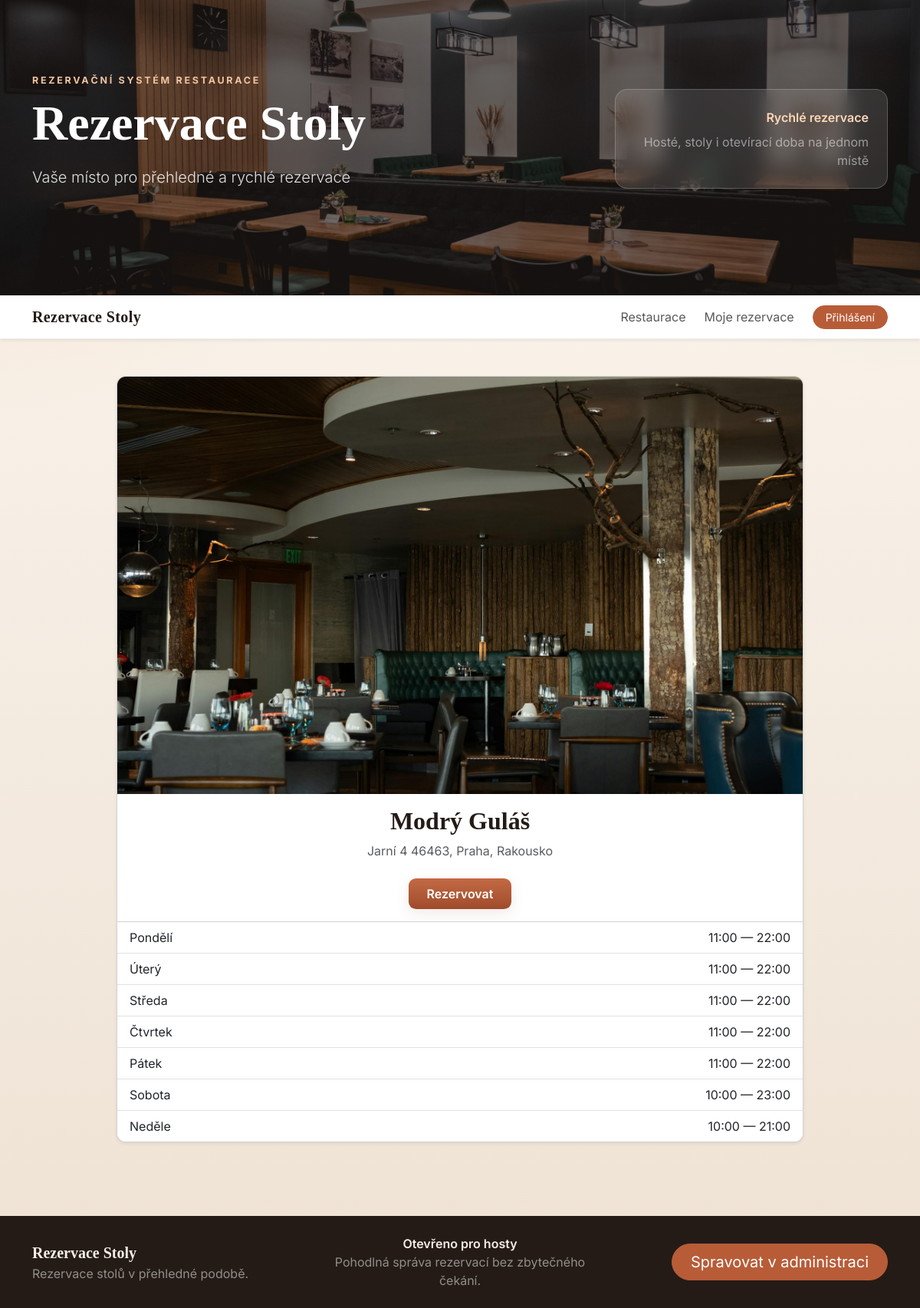
The page /restaurace/23/ on the database its author committed.
### knihovna/models.py (models this page shows, shortened)
class Restaurace(models.Model):
    nazev = models.CharField(max_length=100)
    adresa = models.ForeignKey('Adresa', on_delete=models.CASCADE)
    image = models.ImageField(upload_to='restaurace/', blank=True, null=True)
    class Meta:
        verbose_name = "Restaurace"
        verbose_name_plural = "Restaurace"

class Adresa(models.Model):
    ulice = models.CharField(max_length=100)
    psc = models.CharField(validators=[PSC_REGEX], max_length=10)
    mesto = models.ForeignKey(Mesto, on_delete=models.CASCADE, validators=[MESTO_REGEX])
    def __str__(self):
        return f"{self.ulice} {self.psc}, {self.mesto}"
    class Meta:
        verbose_name = "Adresa"
        verbose_name_plural = "Adresy"

class Mesto(models.Model):
    nazev = models.CharField(max_length=100)
    stat = models.ForeignKey(Stat, on_delete=models.CASCADE)
    def __str__(self):
        return f"{self.nazev}, {self.stat}"
    class Meta:
        verbose_name = "Město"
        verbose_name_plural = "Města"

class Stat(models.Model):
    nazev = models.CharField(max_length=100)
    def __str__(self):
        return self.nazev
    class Meta:
        verbose_name = "Stát"
        verbose_name_plural = "Státy"

class Oteviraci_doba(models.Model):
    Restaurace = models.ForeignKey('Restaurace', on_delete=models.CASCADE)
    den = models.CharField(max_length=20, choices=[
        ('pondeli', 'Pondělí'),
        ('utery', 'Úterý'),
        ('streda', 'Středa'),
        ('ctvrtek', 'Čtvrtek'),
        ('patek', 'Pátek'),
        ('sobota', 'Sobota'),
        ('nedele', 'Neděle')
    ])
    otevreno_od = models.TimeField()
    otevreno_do = models.TimeField()
    class Meta:
        verbose_name = "Otevírací doba"
        verbose_name_plural = "Otevírací doby"

### knihovna/views.py (the view)
# urls.py: path('restaurace/<int:pk>/', restaurant_detail, name='restaurant_detail'),
def restaurant_detail(request, pk):
    restaurant = get_object_or_404(Restaurace, pk=pk)
    opening_hours = Oteviraci_doba.objects.filter(Restaurace=restaurant)
    return render(request, 'restaurants/restaurace_detail.html', {
        'restaurant': restaurant,
        'opening_hours': opening_hours,
    })

### knihovna/templates/restaurants/restaurace_detail.html (shortened to what this page needs)
{% extends "base.html" %}
{% block content %}
<div class="restaurant-detail-container">
    <div class="card restaurant-detail-card mx-auto shadow-sm">
        {% if restaurant.image %}
        <div class="restaurant-detail-image-wrap">
            <img src="{{ restaurant.image.url }}" alt="{{ restaurant.nazev }}" class="restaurant-detail-image">
        </div>
        {% elif image_url %}
        <div class="restaurant-detail-image-wrap">
            <img src="{{ image_url }}" alt="{{ restaurant.nazev }}" class="restaurant-detail-image">
        </div>
        {% else %}
        <div class="alert alert-info m-3">No image available for this restaurant.</div>
        {% endif %}
        <div class="card-body text-center">
            <h1 class="restaurant-detail-name mb-2">{{ restaurant.nazev }}</h1>
            {% if restaurant.adresa %}
            <div class="text-muted mb-2">{{ restaurant.adresa }}</div>
            {% endif %}
            <a href="{% url 'rezervace' restaurant.id %}" class="btn btn-restaurant-primary mt-3 px-4">Rezervovat</a>
        </div>
        {% if opening_hours %}
        <div class="list-group list-group-flush">
            {% for o in opening_hours %}
            <div class="list-group-item d-flex justify-content-between align-items-center">
                <div>{{ o.get_den_display }}</div>
                <div class="text-nowrap">{{ o.otevreno_od }} — {{ o.otevreno_do }}</div>
            </div>
            {% endfor %}
        </div>
        {% endif %}
    </div>
</div>
{% endblock %}

### knihovna/static/css/styles.css (style rules this page uses)
body { font-family: "Inter", sans-serif; background: radial-gradient(circle at top left, rgba(184, 92, 56, 0.12), transparent 28%), radial-gradient(circle at top right, rgba(45, 104, 85, 0.12), transparent 24%), linear-gradient(180deg, #fff8ef 0%, #f5ede3 45%, #efe2d4 100%); color: #241b16; }
.btn-restaurant-primary, .btn-restaurant-secondary { border-radius: 0.6rem; padding: 0.5rem 0.75rem; font-weight: 600; transition: transform 160ms ease, box-shadow 160ms ease; }
.btn-restaurant-primary { background: linear-gradient(180deg, #c36a44 0%, #9f4b2b 100%); border: none; color: #fff; box-shadow: 0 6px 18px rgba(160, 84, 60, 0.12); }
.restaurant-detail-container { max-width: 56rem; margin: 0 auto; }
.restaurant-detail-card { overflow: hidden; border-radius: 0.75rem; }
.restaurant-detail-image-wrap { width: 100%; height: 34rem; overflow: hidden; background: #f5efe8; }
.restaurant-detail-image { width: 100%; height: 100%; object-fit: cover; object-position: center; display: block; }
.restaurant-detail-name { font-family: Georgia, 'Times New Roman', serif; font-size: 2rem; font-weight: 700; color: #241b16; }

### rows shown on the page
Restaurace: image (picture), nazev "Modrý Guláš", adresa "Jarní 4 46463, Praha, Rakousko"
Oteviraci_doba: den "Pondělí", otevreno_od "11:00", otevreno_do "22:00"
Oteviraci_doba: den "Úterý", otevreno_od "11:00", otevreno_do "22:00"
Oteviraci_doba: den "Středa", otevreno_od "11:00", otevreno_do "22:00"
Oteviraci_doba: den "Čtvrtek", otevreno_od "11:00", otevreno_do "22:00"
Oteviraci_doba: den "Pátek", otevreno_od "11:00", otevreno_do "22:00"
Oteviraci_doba: den "Sobota", otevreno_od "10:00", otevreno_do "23:00"
Oteviraci_doba: den "Neděle", otevreno_od "10:00", otevreno_do "21:00"
